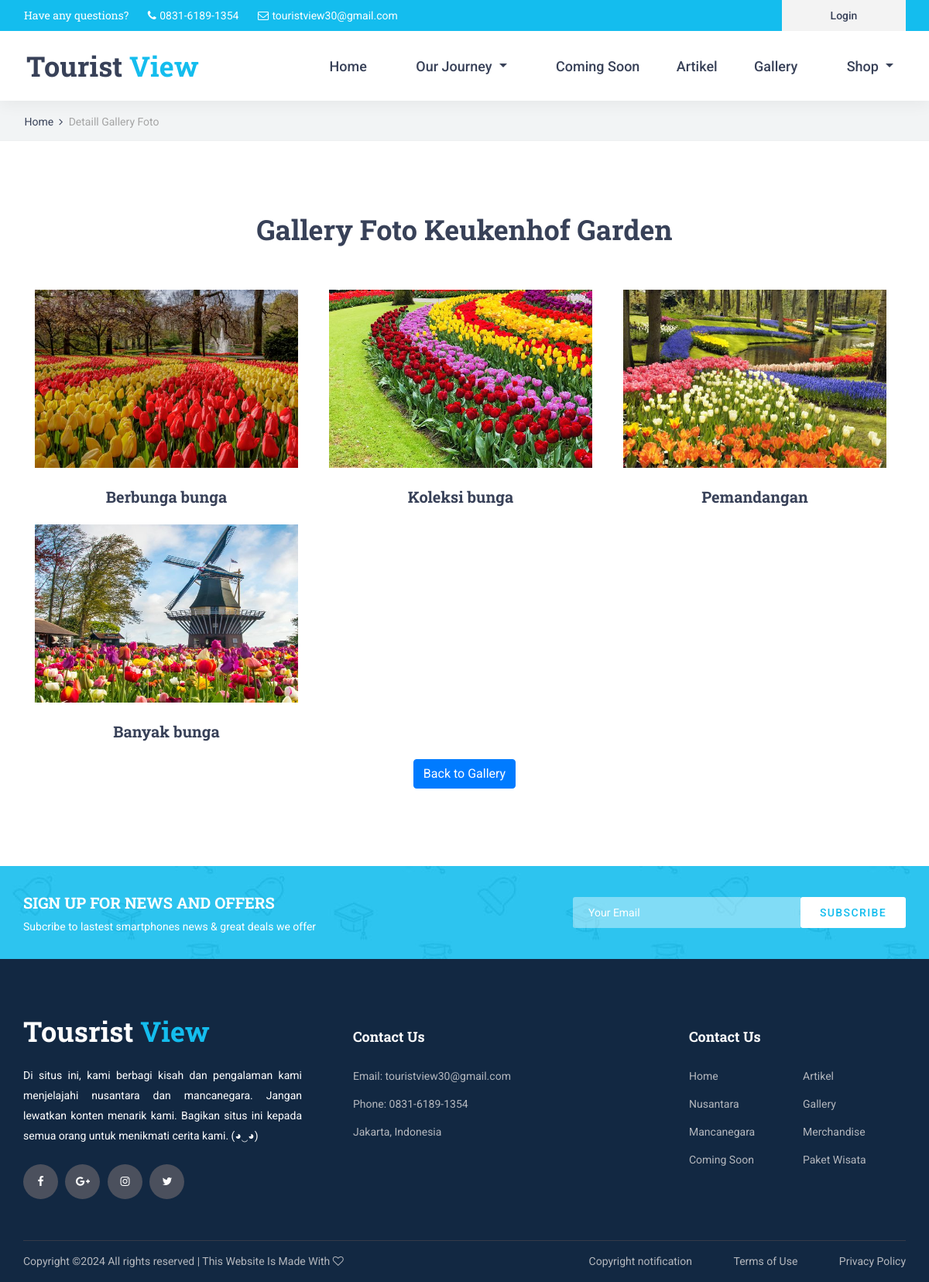
Screenshot of /home/detail_gallery/7 with the database file from the repository.
### tables this page shows
CREATE TABLE `gallery` (
  `id_gallery` int(11) NOT NULL,
  `nama_gallery` text NOT NULL,
  `sampul_gallery` text NOT NULL
);

CREATE TABLE `foto` (
  `id_foto` int(11) NOT NULL,
  `id_gallery` int(11) NOT NULL,
  `ket_foto` varchar(100) NOT NULL,
  `foto_gallery` text NOT NULL
);

### application/views/layout/v_wrapper.php (called while the page is built)
<?php
require_once('v_head.php');
require_once('v_header.php');
require_once('v_nav.php');
if ($isi) {
    $this->load->view($isi);
}
require_once('v_footer.php');
?>

### application/controllers/home.php (called while the page is built, shortened)
<?php
class Home extends CI_Controller {
	public function __construct()
	{
		$this->load->model('m_home');
		$this->load->model('m_penulis');
	}
	public function detail_gallery($id_gallery)
	{
		$data = array(
			'title' 	=> 'Detail Gallery Foto',
			'gallery' 	=> $this->m_home->detail_gallery($id_gallery),
			'nama_gallery'=>$this->m_home->nama_galery($id_gallery),
			'isi'		=> 'v_detail_gallery'
		);
		$this->load->view('layout/v_wrapper',$data,FALSE);
	}
}

### index.php (called while the page is built, shortened)
<?php
require_once BASEPATH.'core/CodeIgniter.php';

### application/models/m_home.php (called while the page is built, shortened)
<?php
class M_Home extends CI_Model{
	public function detail_gallery($id_gallery)
	{
		$this->db->select('*');
		$this->db->from('foto');
		$this->db->where('id_gallery', $id_gallery);
		$this->db->order_by('id_foto', 'desc');
		return $this->db->get()->result();
	}
	public function nama_galery($id_gallery)
	{
		$this->db->select('*');
		$this->db->from('gallery');
		$this->db->where('id_gallery', $id_gallery);
		return $this->db->get()->row();
	}
}

### application/views/v_detail_gallery.php (the view)
<div class="home">
	<div class="breadcrumbs_container">
		<div class="container">
			<div class="row">
				<div class="col">
					<div class="breadcrumbs">
						<ul>
							<li><a href="index.html">Home</a></li>
							<li>Detaill Gallery Foto</li>
						</ul>
					</div>
				</div>
			</div>
		</div>
	</div>
</div>
<div class="about">
	<div class="container">
		<div class="row">
			<div class="col">
				<div class="section_title_container text-center">
					<h2 class="section_title">Gallery Foto <?= $nama_gallery->nama_gallery ?></h2>
				</div>
			</div>
		</div>
		<div class="row about_row mx-auto">
			<?php foreach ($gallery as $key => $value) { ?>
			<div class="col-lg-4 about_col about_col_left">
				<div class="about_item text-center">
					<div class="about_item_image"><img src="<?= base_url('foto/foto_gallery/'.$value->foto_gallery) ?>" width="100%" height="230px" class="mx-auto">
                   </div>
				<div class="about_item_title"><a href="#"><?= $value->ket_foto ?></a></div><br>
				</div>
			</div>
			<?php } ?>
		</div>
		<div class="back_button_container text-center">
                   <a href="<?= base_url('home/gallery') ?>" class="btn btn-primary mx-auto">Back to Gallery</a>
               </div>
	</div>
</div>
<div class="newsletter">
	<div class="newsletter_background" style="background-image:url(<?= base_url() ?>template/front-end/images/newsletter_background.jpg)"></div>
	<div class="container">
		<div class="row">
			<div class="col">
				<div class="newsletter_container d-flex flex-lg-row flex-column align-items-center justify-content-start">
					<div class="newsletter_content text-lg-left text-center">
						<div class="newsletter_title">sign up for news and offers</div>
						<div class="newsletter_subtitle">Subcribe to lastest smartphones news & great deals we offer</div>
					</div>
					<div class="newsletter_form_container ml-lg-auto">
						<form action="#" id="newsletter_form" class="newsletter_form d-flex flex-row align-items-center justify-content-center">
							<input type="email" class="newsletter_input" placeholder="Your Email" required="required">
							<button type="submit" class="newsletter_button">subscribe</button>
						</form>
					</div>
				</div>
			</div>
		</div>
	</div>
</div>

### template/front-end/styles/courses.css (style rules this page uses)
* { margin: 0; padding: 0; -webkit-font-smoothing: antialiased; -webkit-text-shadow: rgba(0,0,0,.01) 0 0 1px; text-shadow: rgba(0,0,0,.01) 0 0 1px; }
body { font-family: 'Roboto', sans-serif; font-size: 14px; font-weight: 400; background: #FFFFFF; color: #a5a5a5; }
div { display: block; position: relative; -webkit-box-sizing: border-box; -moz-box-sizing: border-box; box-sizing: border-box; }
ul { list-style: none; margin-bottom: 0px; }
a, a:hover, a:visited, a:active, a:link { text-decoration: none; -webkit-font-smoothing: antialiased; -webkit-text-shadow: rgba(0,0,0,.01) 0 0 1px; text-shadow: rgba(0,0,0,.01) 0 0 1px; }
h2 { font-size: 36px; }
h1, h2, h3, h4, h5, h6 { font-family: 'Roboto Slab', serif; font-weight: 700; -webkit-font-smoothing: antialiased; -webkit-text-shadow: rgba(0,0,0,.01) 0 0 1px; text-shadow: rgba(0,0,0,.01) 0 0 1px; color: #384158; margin-bottom: 0; }
.section_title_container { max-width: 600px; margin: 0 auto; }
.section_title { line-height: 0.75; }
.home { width: 100%; height: 182px; background: #f2f4f5; border-bottom: solid 1px #edeff0; }
.breadcrumbs_container { position: absolute; left: 0; bottom: 0; width: 100%; padding-bottom: 13px; padding-left: 3px; }
.breadcrumbs ul li { display: inline-block; position: relative; }
.breadcrumbs ul li:not(:last-child)::after { display: inline-block; font-family: 'FontAwesome'; content: '\f105'; margin-left: 7px; margin-right: 4px; color: #384158; }
.breadcrumbs ul li a { font-size: 14px; font-weight: 400; color: #384158; -webkit-transition: all 200ms ease; -moz-transition: all 200ms ease; -ms-transition: all 200ms ease; -o-transition: all 200ms ease; transition: all 200ms ease; }
.newsletter { width: 100%; }
.newsletter_background { position: absolute; top: 0; left: 0; width: 100%; height: 100%; }
.newsletter_container { width: 100%; height: 120px; }
.newsletter_title { font-family: 'Roboto Slab', serif; font-size: 20px; font-weight: 700; text-transform: uppercase; color: #FFFFFF; }
.newsletter_subtitle { font-size: 14px; font-weight: 400; color: #FFFFFF; margin-top: 6px; }
.newsletter_form_container { width: 450px; padding-left: 20px; }
.newsletter_form { display: block; position: relative; width: 100%; }
.newsletter_input { width: calc(100% - 136px); height: 40px; background: rgba(255,255,255,0.4); border: none; outline: none; padding-left: 20px; color: #FFFFFF; border-top-left-radius: 3px; border-bottom-left-radius: 3px; }
.newsletter_button { width: 136px; height: 40px; background: #FFFFFF; border-radius: 3px; border: none; outline: none; cursor: pointer; font-size: 14px; text-transform: uppercase; color: #14bdee; font-weight: 500; letter-spacing: 0.1em; }

### rows the page displays
gallery: nama_gallery "Keukenhof Garden"
foto: foto_gallery (picture), ket_foto "Berbunga bunga"
foto: foto_gallery (picture), ket_foto "Koleksi bunga"
foto: foto_gallery (picture), ket_foto "Pemandangan"
foto: foto_gallery (picture), ket_foto "Banyak bunga"
